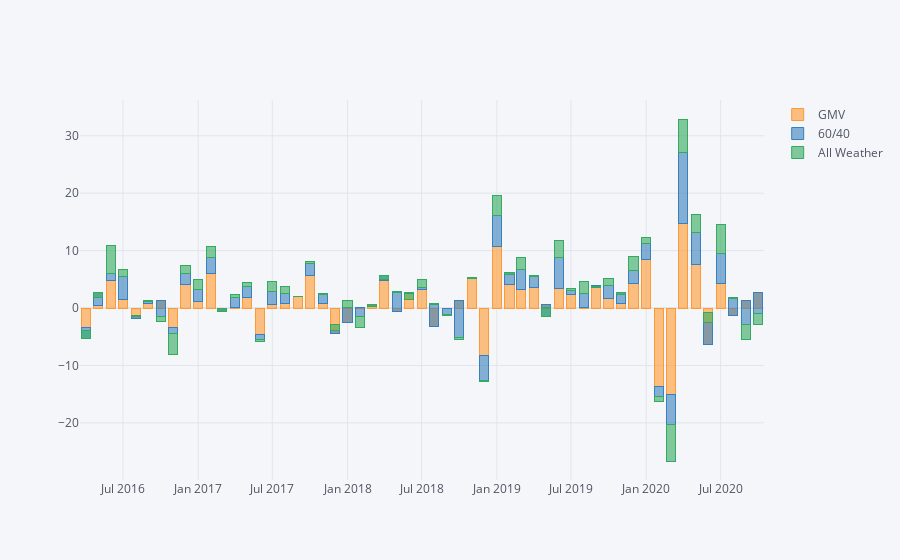

Here is the notebook cell this chart was saved with:
### Code cell
aw_64.bar_plot('GMV VS 60/40 VS All Weather Monthly Return', 'monthly')
